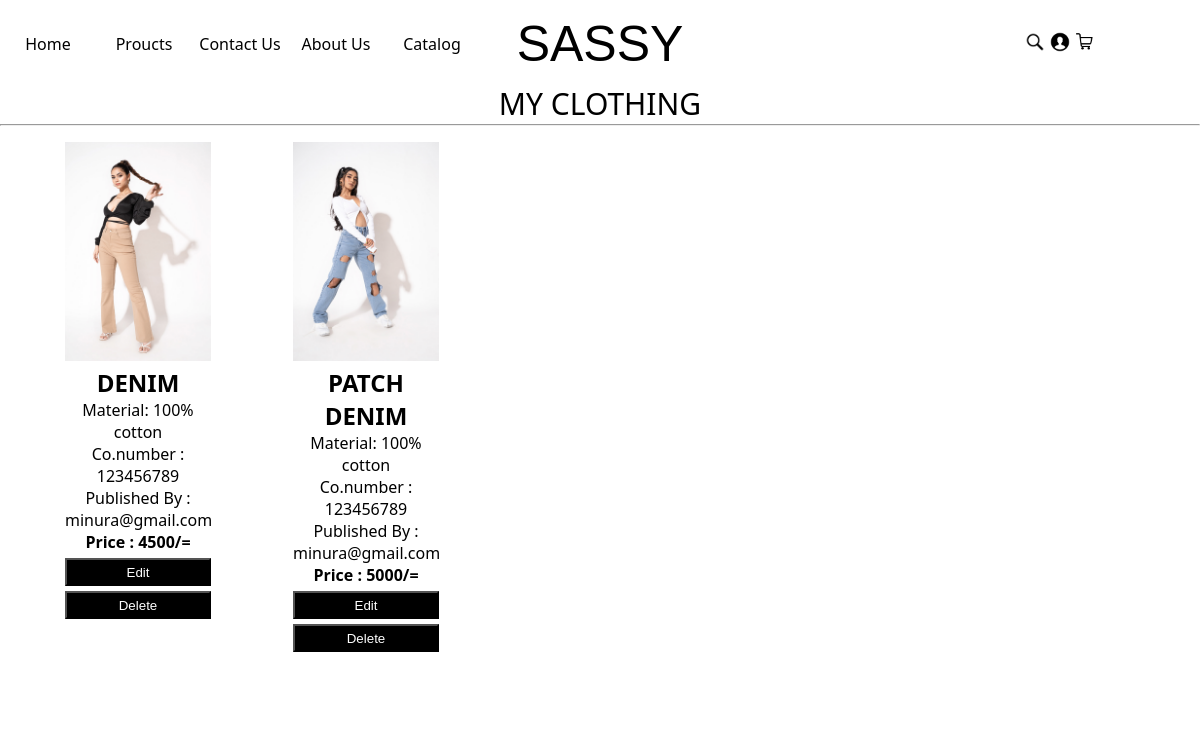
Page /MyProduct.php (signed in) on the committed database.
### tables this page shows
CREATE TABLE `tbladvertisement` (
  `advertisementID` int(11) NOT NULL,
  `productName` varchar(50) NOT NULL,
  `description` varchar(2000) NOT NULL,
  `price` varchar(11) NOT NULL,
  `publish` int(11) NOT NULL,
  `category` varchar(20) NOT NULL,
  `imagePath` varchar(5000) NOT NULL,
  `contactNumber` int(15) NOT NULL,
  `email` varchar(20) NOT NULL
);

### MyProduct.php (the view, shortened to what this page needs)
<!doctype html>
<html>
<head>
</head>
<body>
    <div class="Nav_bar" id="P01">
        <div class="Nav_bar01">
            <ul class="navlist1">
                <li class="item"><a href="Index.html" >Home</a> </li>
                <li class="item"><a href="ProductsView.php" >Proucts</a> </li>
                <li class="item"><a href="Contac.html" >Contact Us</a> </li>
                <li class="item"><a href="About.html">About Us</a> </li>
                <li class="item"><a href="Catalog.html">Catalog</a> </li>
            </ul>
        </div>
        <div class="Nav_bar02">
            <h1 style="font-size: 50px; font-weight: 400;">SASSY</h1>
        </div>
        <div class="Nav_bar03">
            <div class="iconlist1">
                <a href="Catalog.html"><img class="seach" src="Images/Icons/Seach.png" width="20px"></a>
                <a href="Profile.php"><img class="seach" src="Images/Icons/User.png" width="20px"></a>
                <a href="Cart.html"><img class="cart" src="Images/Icons/Cart.png" width="20px"></a>
                </div>
         </div>
    </div>
    <h1 class="prd" style="font-size: 30px; transform: rotate(0deg); font-weight: 70; margin-top: 10px; text-align: center;">MY CLOTHING </h1>
    <hr>
  <?php
		$con = mysqli_connect("localhost","root","","sassydb") ;
	$sql ="SELECT * FROM `tbladvertisement` WHERE `email` ='".$_SESSION["userName"]."'";
	$results = mysqli_query($con,$sql);
	if (mysqli_num_rows($results)>0){
		while($row = mysqli_fetch_assoc($results)){
	?>
  <div class="row">
  <div class="column">
    <div class="card">
	  <img src="<?php echo $row["imagePath"]; ?>"  style="width:100%" >
      <div class="container">
        <h2><?php echo $row["productName"]; ?></h2>
        <p><?php echo $row["description"]; ?></p>
        <p>Co.number : <?php  echo $row["contactNumber"];?> </p>
        <p>Published By : <?php echo $row["email"]; ?></p>
      <h4> Price : <?php echo $row["price"];?> </h4>
          <p> <a href="EditProducts.php?id=<?php echo $row["advertisementID"];?>"><input type="button" value="Edit" id="addcart" class="addcart"> </a>  <a href="DeleteProducts.php?id=<?php echo $row["advertisementID"];?>"><input type="button" value="Delete" id="addcart" class="addcart"></a></p>
      </div>
    </div>
	 </div>
	  <?php }} ?>
</body>
</html>

### Css/ProductStyle.css (style rules this page uses)
* { margin: 0; padding: 0; box-sizing: border-box; }
body { width: 100%; font-family: system-ui, -apple-system, BlinkMacSystemFont, 'Segoe UI', Roboto, Oxygen, Ubuntu, Cantarell, 'Open Sans', 'Helvetica Neue', sans-serif; font-size:100%; font-weight: 400; }
.Nav_bar { height: 75px; display: flex; align-items:end; margin-top: 15px; align-items:center; }
.Nav_bar h1 { font-family: Impact, Haettenschweiler, 'Arial Narrow Bold', sans-serif; }
.Nav_bar01 { width: 40%; height: 100%; }
.Nav_bar02 { width: 20%; height: 100%; display:inline-flex; justify-content: center; }
.Nav_bar03 { height: 100%; width: 40%; display:inline; justify-content: right; padding-left: 300px; padding-right: 100px; }
.navlist1 { list-style:none; display:flex; justify-content: center; align-items: center; height: 100%; width: 100%; }
.iconlist1 { list-style:none; display:flex; justify-content: center; align-items: center; height: 100%; }
.item { text-align: center; width: 100px; }
.item a { text-decoration: none; color: black; transition: transform .5s; }
.iconlist1 { display: flex; justify-content: space-evenly; }
.iconlist1 a { text-decoration: none; }
.iconlist1 img { transition: transform .2s; }
.addcart { height: 28px; background-color: black; color: white; font-weight: 100; cursor: pointer; transition: transform .4s; }
.abodyimg p,h4,h1 { transition: transform .9s; text-align: center; }
.abodyimg p,h4,h1 { transition: transform .9s; }
#P01 { height: 10%; width: 100%; }

### Css/extrastyle.css (style rules this page uses)
* { margin: 0; padding: 0; box-sizing: border-box; }

### MyProduct.php (style rules this page uses)
html { box-sizing: border-box; }
*, *:before, *:after { box-sizing: inherit; }
.column { margin-top: 2vh; margin-left: 4%; float: left; width: 15%; height: 70vh; margin-bottom: 3vh; padding: 0 17px; transition: transform .4s; }
.container { width: 100%; text-align: center; font-family: system-ui, -apple-system, BlinkMacSystemFont, 'Segoe UI', Roboto, Oxygen, Ubuntu, Cantarell, 'Open Sans', 'Helvetica Neue', sans-serif; }
.container::after, .row::after { content: ""; clear: both; display: table; }
.addcart { margin-top: 5px; height: 28px; width: 100%; background-color: black; color: white; font-weight: 100; cursor: pointer; transition: transform .4s; }
div { box-sizing: border-box; }

### rows in the picture
tbladvertisement: imagePath (picture), productName "DENIM", description "Material: 100% cotton", contactNumber "123456789", email "minura@gmail.com", price "4500/="
tbladvertisement: imagePath (picture), productName "PATCH DENIM", description "Material: 100% cotton", contactNumber "123456789", email "minura@gmail.com", price "5000/="
